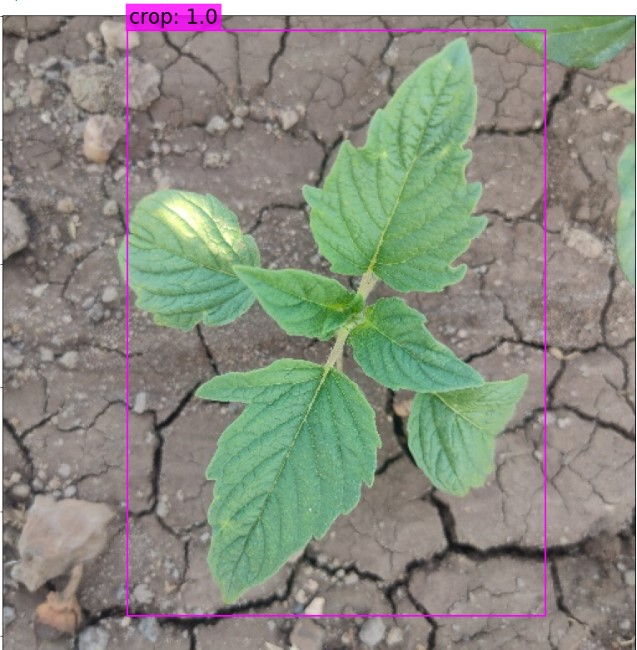
#> input picture Crop_and_weed_detection-master (2)/Crop_and_weed_detection-master/performing_detection/data/detection/detection.jpg, 637 x 650 px, given in place of agri_0_1619.jpeg, which was not available
$ jupyter execute --allow-errors weed_detection_system.ipynb
#> lines starting #> are read from the running program, lines starting #| are printed output that depends on the picture
[cell 1]
import numpy as np
import cv2
import matplotlib.pyplot as plt
import pandas as pd
import os
from tqdm import tqdm

[cell 2]
path = 'C:/Users/PURUSHOTHAM/Downloads/crop-and-weed-detection-data-with-bounding-boxes/agri_data/data/'

[cell 3]
data = [os.path.join(path,x) for x in os.listdir(path)]

[cell 4]
images = [data[x] for x in range(len(data)) if data[x].endswith('.jpeg')]

[cell 5]
labels = [data[x] for x in range(len(data)) if data[x].endswith('.txt')]

#> (a cell that did not finish here is left out)

[cell 7]
df = pd.DataFrame(columns=['image_name','object','x_cen','y_cen','w','h'])
i=0
for id in tqdm(images):
    label = open(id[:-5]+'.txt','r')
    a = label.read()
    label.close()
    label = a.split('\n')
    cleaned_label = label[:-1]

    for name in cleaned_label:
        ind_label = name.split(' ')
        df.loc[i,'image_name'] = id[78:]
        df.loc[i,'object'] = int(ind_label[0])
        df.loc[i,'x_cen'] = float(ind_label[1])
        df.loc[i,'y_cen'] = float(ind_label[2])
        df.loc[i,'w'] = float(ind_label[3])
        df.loc[i,'h'] = float(ind_label[4])
        i += 1

[cell 8]
df.head()

[cell 9]
#column name for pascal-voc dataframe
column_name = ['filename', 'width', 'height', 'class', 'xmin', 'ymin', 'xmax', 'ymax']

[cell 10]
pascal_voc = pd.DataFrame(columns=column_name)
for i in tqdm(range(len(df))):

    pascal_voc.loc[i,'filename'] = df.loc[i,'image_name']
    pascal_voc.loc[i,'width'] = 512
    pascal_voc.loc[i,'height']= 512
    if df.loc[i,'object'] == 0:
        pascal_voc.loc[i,'class'] = 'crop'
    else:
        pascal_voc.loc[i,'class'] = 'weed'
    pascal_voc.loc[i,'xmin']  = int((df.loc[i,'x_cen'] - df.loc[i,'w']/2)*512)
    pascal_voc.loc[i,'ymin']  = int((df.loc[i,'y_cen'] - df.loc[i,'h']/2)*512)
    pascal_voc.loc[i,'xmax']  = int((df.loc[i,'x_cen'] + df.loc[i,'w']/2)*512)
    pascal_voc.loc[i,'ymax']  = int((df.loc[i,'y_cen'] + df.loc[i,'h']/2)*512)

[cell 11]
pascal_voc

[cell 12]
import cv2
import matplotlib.pyplot as plt

def draw_boundary(image, bbox, color, label):
    cv2.rectangle(image, bbox[0], bbox[1], color, 2)
    cv2.putText(image, label, (bbox[0][0], bbox[0][1] - 10), cv2.FONT_HERSHEY_SIMPLEX, 0.9, color, 2)

image_path = 'C:/Users/PURUSHOTHAM/Downloads/crop-and-weed-detection-data-with-bounding-boxes/agri_data/data/agri_0_1619.jpeg'

image = cv2.imread(image_path)
#> image is the input picture: shape (650, 637, 3); mean B, G, R 127.8, 140, 136.8
if image is None:
    raise FileNotFoundError(f"Image '{image_path}' not found or cannot be loaded.")

image_rgb = cv2.cvtColor(image, cv2.COLOR_BGR2RGB)

crop_bbox = [(100, 100), (300, 300)]
weed_bbox = [(400, 200), (600, 400)]

draw_boundary(image_rgb, crop_bbox, (0, 255, 0), 'Crop')
draw_boundary(image_rgb, weed_bbox, (255, 0, 0), 'Weed')
#> call 2 of draw_boundary, with color = (255, 0, 0), label = 'Weed'
#> in draw_boundary (call 2), `cv2.putText(image, label, (bbox[0][0], bbox[0][1] - 10), cv2.FONT_HERS..`:
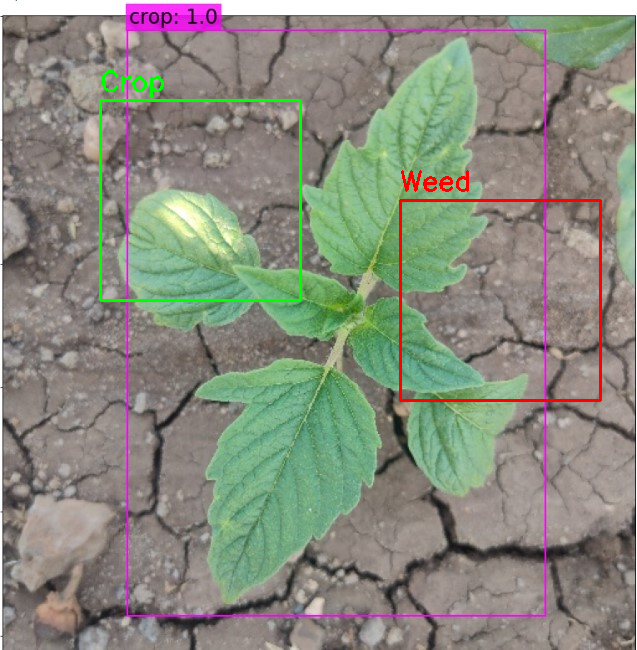
#> image: shape (650, 637, 3); mean R, G, B 136.8, 139.7, 126

plt.figure(figsize=(6, 6))
plt.imshow(image_rgb)
plt.axis('off')
plt.show()

[cell 13]
import cv2
import matplotlib.pyplot as plt

def draw_boundary(image, bbox, color, label):
    cv2.rectangle(image, bbox[0], bbox[1], color, 2)
    cv2.putText(image, label, (bbox[0][0], bbox[0][1] - 10), cv2.FONT_HERSHEY_SIMPLEX, 0.9, color, 2)

image_path = 'C:/Users/PURUSHOTHAM/Downloads/crop-and-weed-detection-data-with-bounding-boxes/agri_data/data/agri_0_1619.jpeg'

image = cv2.imread(image_path)
if image is None:
    raise FileNotFoundError(f"Image '{image_path}' not found or cannot be loaded.")

image_rgb = cv2.cvtColor(image, cv2.COLOR_BGR2RGB)

crop_bbox = [(100, 100), (300, 300)]
weed_bbox = [(400, 200), (600, 400)]

draw_boundary(image_rgb, crop_bbox, (0, 255, 0), 'Crop')
draw_boundary(image_rgb, weed_bbox, (255, 0, 0), 'Weed')

plt.figure(figsize=(5, 5))
plt.imshow(image_rgb)
plt.axis('off')
plt.show()

def suggest_pesticides(label):
    if label == 'Weed':
        return ['Pesticide A', 'Pesticide B', 'Pesticide C']
    else:
        return []

weed_pesticides = suggest_pesticides('Weed')

if len(weed_pesticides) > 0:
    print("To eradicate the weed, you can consider using the following pesticides:")
    for pesticide in weed_pesticides:
        print(pesticide)
else:
    print("No pesticides are suggested for the detected weed.")


$ run again, on Crop_and_weed_detection-master (2)/Crop_and_weed_detection-master/performing_detection/data/images/crop_2.jpeg
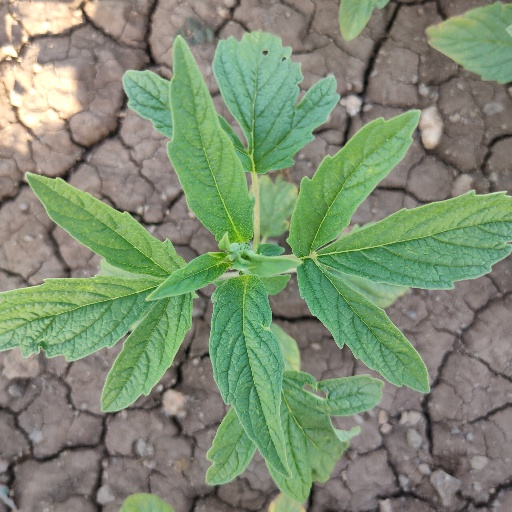
#> input picture Crop_and_weed_detection-master (2)/Crop_and_weed_detection-master/performing_detection/data/images/crop_2.jpeg, 512 x 512 px, given in place of agri_0_1619.jpeg, which was not available
#> image is the input picture: shape (512, 512, 3); mean B, G, R 114.5, 140.8, 126.1
#> in draw_boundary (call 2), `cv2.putText(image, label, (bbox[0][0], bbox[0][1] - 10), cv2.FONT_HERS..`:
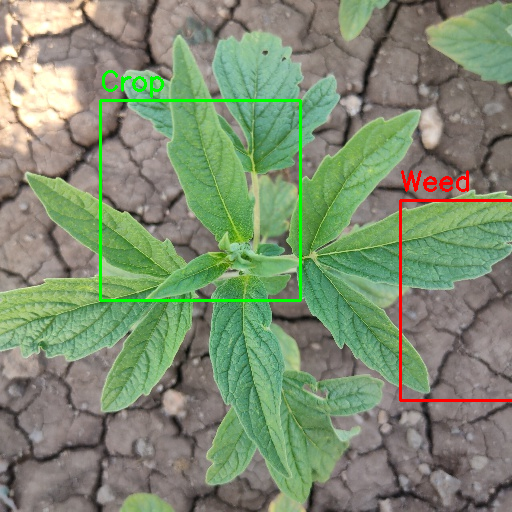
#> image: shape (512, 512, 3); mean R, G, B 125.7, 141, 112.5

$ run again, on Crop_and_weed_detection-master (2)/Crop_and_weed_detection-master/performing_detection/data/images/crop_3.jpeg
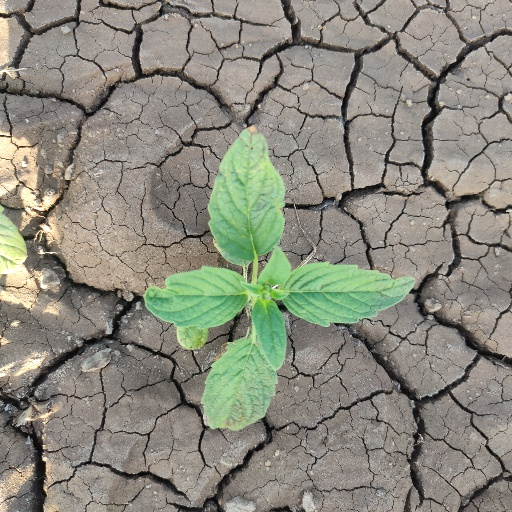
#> input picture Crop_and_weed_detection-master (2)/Crop_and_weed_detection-master/performing_detection/data/images/crop_3.jpeg, 512 x 512 px, given in place of agri_0_1619.jpeg, which was not available
#> image is the input picture: shape (512, 512, 3); mean B, G, R 125.4, 138.1, 138.5
#> in draw_boundary (call 2), `cv2.putText(image, label, (bbox[0][0], bbox[0][1] - 10), cv2.FONT_HERS..`:
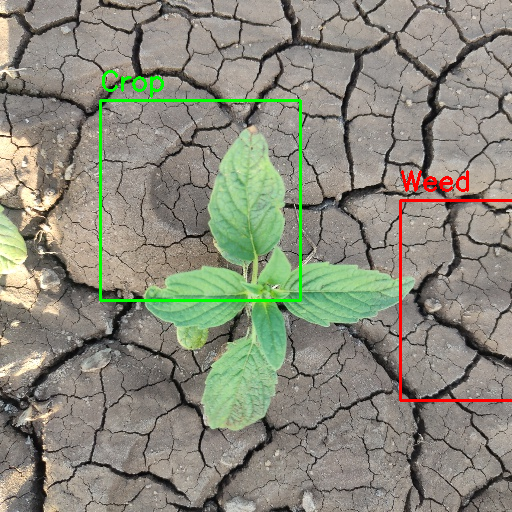
#> image: shape (512, 512, 3); mean R, G, B 137.9, 138.4, 123.2
